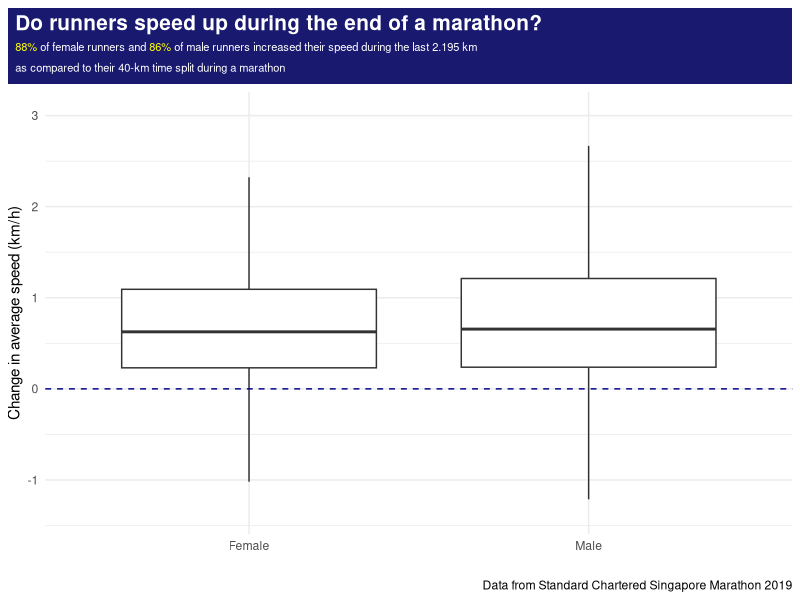
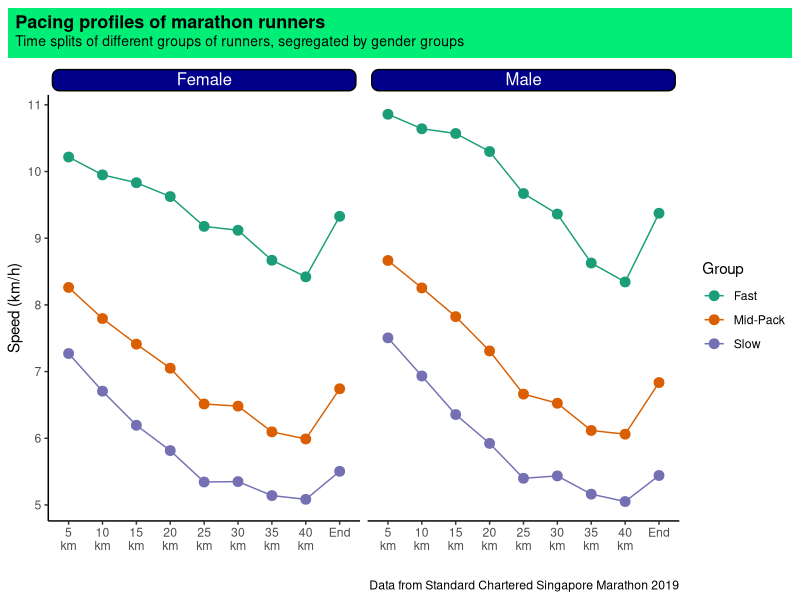
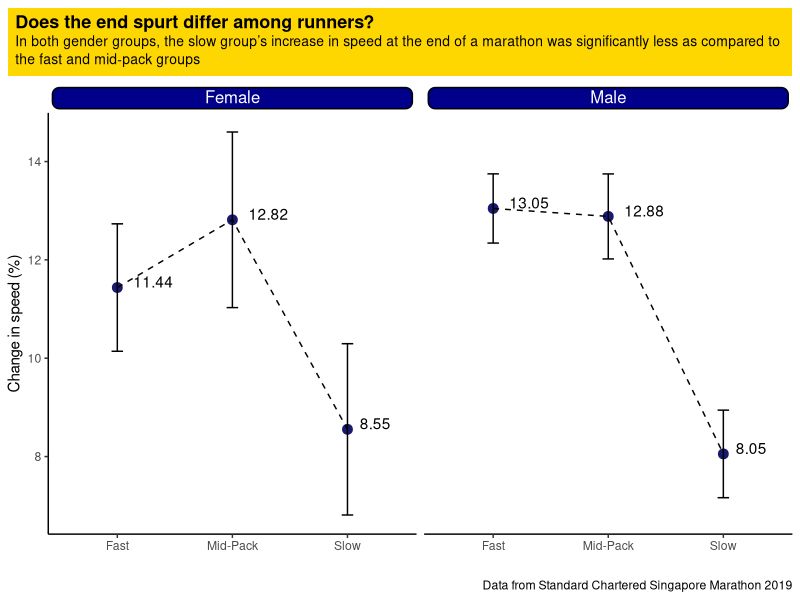

R code for these plots, in order:
library(tidyverse)
library(ggtext)

# Import data
raw_female <- read.csv("complete sgp female runners splits.csv")
raw_male <- read.csv("complete sgp male runners splits.csv")

# Assign Gender values to respective dataframes
raw_female <- mutate(raw_female, Gender = "Female")
raw_male <- mutate(raw_male, Gender = "Male")

# Creating index column for purpose of dividing the participants to the respective groups later
raw_female$Index <- seq(1, nrow(raw_female))
raw_male$Index <- seq(1, nrow(raw_male))

# Combine dataframes into one
raw_combined <- rbind(raw_female, raw_male)

# Compute 40km Net Time and adds to dataframe
raw_combined <- mutate(raw_combined,
                       km40_net_time = (Speed_5km*5) + (Speed_10km*5) + (Speed_15km*5) + (Speed_20km*5) +
                         (Speed_25km*5) + (Speed_30km*5) + (Speed_35km*5) + (Speed_40km*5))

# Converting Net time column to numeric
raw_combined$Net.Time <- as.character(raw_combined$Net.Time)
raw_combined$Net.Time <- gsub(":", "", raw_combined$Net.Time)

# Convert Net time to seconds
raw_combined$Conv_net_time <- NA
for (i in 1:nrow(raw_combined)){
  temp_list <- unlist(strsplit(raw_combined[i, "Net.Time"], ""))
  hour <- as.integer(temp_list[2])
  minutes <- as.integer(paste(temp_list[3], temp_list[4], sep =""))
  seconds <- as.integer(paste(temp_list[5], temp_list[6], sep =""))
  total_time <- hour*3600 + minutes*60 + seconds
  raw_combined$Conv_net_time[i] <- total_time
}

# Compute average speed for last section
raw_combined<-mutate(raw_combined,
                     Speed_end = (Conv_net_time - km40_net_time)/2.195)

# Compute change in speed between 40km and last section
# Positive value indicates speeding up during the last section
raw_combined<-mutate(raw_combined,
                     Speed_change = round(Speed_40km - Speed_end, 2))

# Remove missing data and compute speeds in km/hr
plot_data <- select(raw_combined, Speed_5km, Speed_10km, Speed_15km, Speed_20km, Speed_25km,
                    Speed_30km, Speed_35km, Speed_40km, Speed_end, Speed_change, Gender, Index) %>%
  na.omit(raw_combined) %>%
  mutate(Speed_5km_kmhr = 3600/Speed_5km,
         Speed_10km_kmhr = 3600/Speed_10km,
         Speed_15km_kmhr = 3600/Speed_15km,
         Speed_20km_kmhr = 3600/Speed_20km,
         Speed_25km_kmhr = 3600/Speed_25km,
         Speed_30km_kmhr = 3600/Speed_30km,
         Speed_35km_kmhr = 3600/Speed_35km,
         Speed_40km_kmhr = 3600/Speed_40km,
         Speed_end_kmhr = 3600/Speed_end,
         Speed_change_kmhr = Speed_end_kmhr - Speed_40km_kmhr)

# Making Gender column a factor
plot_data$Gender <- factor(plot_data$Gender)

#### Boxplot visualisation of change in speed by gender groups ####
ggplot(plot_data, aes(x = Gender, y = Speed_change_kmhr))+
  geom_boxplot(outlier.shape = NA)+
  scale_y_continuous(limits = quantile(plot_data$Speed_change_kmhr, c(0.01, 0.98)), 
                     breaks =c(seq(-2, 3, 1)))+
  geom_hline(yintercept = 0, linetype = "dashed", color = "blue4")+
  labs(title = "<b><span style = 'color:white;'>Do runners speed up during the end of a marathon?</b><br>
       <span style = 'color:white; font-size:8pt'><span style = 'color:yellow;'>88%</span> of female runners and <span style = 'color:yellow;'>86%</span> of male runners increased their speed 
       during the last 2.195 km<br>as compared to their 40-km time split during a marathon</span>",
       y = "Change in average speed (km/h)",
       x = "",
       caption = "Data from Standard Chartered Singapore Marathon 2019")+
  theme_minimal()+
  theme(plot.title.position = "plot",
        plot.title = element_textbox_simple(size = 15,
                                            lineheight = 1,
                                            padding = margin(5.5, 5.5, 5.5, 5.5),
                                            margin = margin(0, 0, 5.5, 0),
                                            fill = "midnightblue"))

# Computing range of boxplot whiskers for respective gender groups
boxplot_range<-plot_data %>%
  group_by(Gender) %>%
  summarise(lower_whisker=quantile(Speed_change_kmhr, 0.25)-IQR(Speed_change_kmhr)*1.5,
            upper_whisker=quantile(Speed_change_kmhr, 0.75)+IQR(Speed_change_kmhr)*1.5)


#### Eliminating outlier data ####

# Compute respective female and male data excluding outliers
non_outlier_female <- plot_data %>%
  filter(Gender == "Female") %>%
  filter(between(Speed_change_kmhr,boxplot_range$lower_whisker[1], boxplot_range$upper_whisker[1]))

non_outlier_male <- plot_data %>%
  filter(Gender == "Male") %>%
  filter(between(Speed_change_kmhr,boxplot_range$lower_whisker[2], boxplot_range$upper_whisker[2]))

# How many females sped up?
non_outlier_female %>%
  select(Speed_change_kmhr) %>%
  filter(Speed_change_kmhr >0) %>%
  summarise(count = n(),
            pct = (count/nrow(non_outlier_female)*100))

# How many males sped up?
non_outlier_male %>%
  select(Speed_change_kmhr) %>%
  filter(Speed_change_kmhr >0) %>%
  summarise(count = n(),
            pct = (count/nrow(non_outlier_male)*100))

#### Dividing gender groups based on percentiles ####

# Male
total_male_cases <- nrow(raw_male)
percentile_20th_male_cases <- floor(0.2*total_male_cases)
percentile_40th_male_cases <- ceiling(0.4*total_male_cases)
percentile_60th_male_cases <- ceiling(0.6*total_male_cases)
percentile_80th_male_cases <- ceiling(0.8*total_male_cases)

# Female
total_female_cases <- nrow(raw_female)
percentile_20th_female_cases <- floor(0.2*total_female_cases)
percentile_40th_female_cases <- ceiling(0.4*total_female_cases)
percentile_60th_female_cases <- ceiling(0.6*total_female_cases)
percentile_80th_female_cases <- ceiling(0.8*total_female_cases)

# Assigning groups based on percentiles 
non_outlier_female<-mutate(non_outlier_female,
                           Group = ifelse(Index<= percentile_20th_female_cases, 1,
                                          ifelse(Index >percentile_40th_female_cases & Index < percentile_60th_female_cases, 2,
                                                 ifelse(Index > percentile_80th_female_cases, 3, 0))))

# Assigning groups based on percentiles 
non_outlier_male<-mutate(non_outlier_male,
                         Group = ifelse(Index<= percentile_20th_male_cases, 1,
                                        ifelse(Index >percentile_40th_male_cases & Index < percentile_60th_male_cases, 2,
                                               ifelse(Index > percentile_80th_male_cases, 3, 0))))
# Consolidate the working dataframe for analysis
combined_non_outlier <- rbind(non_outlier_female, non_outlier_male)
working_data <- combined_non_outlier %>%
  select(Index, Gender, Group, Speed_5km_kmhr, Speed_10km_kmhr, Speed_15km_kmhr, Speed_20km_kmhr,
         Speed_25km_kmhr, Speed_30km_kmhr, Speed_35km_kmhr, Speed_40km_kmhr, Speed_end_kmhr, 
         Speed_change_kmhr) %>%
  filter(Group != 0)

# Making Group column a factor
working_data$Group <- factor(working_data$Group, levels = c(1,2,3), labels = c("Fast", "Mid-Pack", "Slow"))

#### Visualising pacing profiles ####

long_data <-working_data %>%
  pivot_longer(c(Speed_5km_kmhr, Speed_10km_kmhr, Speed_15km_kmhr, Speed_20km_kmhr,
                 Speed_25km_kmhr, Speed_30km_kmhr, Speed_35km_kmhr, Speed_40km_kmhr, Speed_end_kmhr),
               names_to = "Distance", values_to = "Speed")%>%
  filter(between(Speed, 0, 20))


long_data$Distance<-factor(long_data$Distance, levels = c("Speed_5km_kmhr", "Speed_10km_kmhr", 
                                                          "Speed_15km_kmhr", "Speed_20km_kmhr",
                                                          "Speed_25km_kmhr", "Speed_30km_kmhr", 
                                                          "Speed_35km_kmhr", "Speed_40km_kmhr", 
                                                          "Speed_end_kmhr"))
# Mean Plots
long_data %>%
  group_by(Gender, Group, Distance) %>%
  summarise(n = n(),
            mean = mean(Speed),
            sd = sd(Speed),
            se = sd/sqrt(n),
            ci = qt(0.975, df = n - 1) * sd / sqrt(n)) %>%
  ggplot(aes(x = Distance, y = mean, group = Group, color = Group))+
  geom_point(size = 3)+
  geom_line(linetype = "solid")+
  scale_x_discrete(labels = c("5\nkm","10\nkm", "15\nkm", "20\nkm", "25\nkm", "30\nkm",
                              "35\nkm","40\nkm", "End"))+
  labs(title = "<b>Pacing profiles of marathon runners</b><br>
       <span style = 'font-size:10pt;'>Time splits of different groups of runners, segregated by gender groups</span>",
       y = "Speed (km/h)",
       x = "",
       caption = "Data from Standard Chartered Singapore Marathon 2019")+
  scale_color_brewer(palette = "Dark2")+
  theme_classic()+
  facet_wrap(~Gender)+
  theme(
    strip.background = element_blank(),
    strip.text = element_textbox(
      size = 12,
      color = "white", fill = "blue4", box.color = "black",
      halign = 0.5, linetype = 1, r = unit(5, "pt"), width = unit(1, "npc"),
      padding = margin(2, 0, 1, 0), margin = margin(3, 3, 3, 3)
    ))+
  theme(plot.title.position = "plot",
        plot.title = element_textbox_simple(size = 13,
                                            lineheight = 1,
                                            padding = margin(5.5, 5.5, 5.5, 5.5),
                                            margin = margin(0, 0, 5.5, 0),
                                            fill = "springgreen2"))

#### Visualising the end spurt across groups ####

# Compute change in speed in percentages
working_data <- working_data %>%
  mutate(Speed_change_pct = (Speed_change_kmhr / Speed_40km_kmhr)*100)

working_data %>%
  group_by(Group, Gender) %>%
  summarize(n= n(),
            mean = mean(Speed_change_pct),
            sd = sd(Speed_change_pct),
            se = sd/sqrt(n),
            ci = qt(0.975, df = n - 1) * sd / sqrt(n)) %>%
  ggplot(aes(x = Group, y = mean, group = 1))+
  geom_point(size = 3, color = "Midnight blue")+
  geom_line(color = "black", linetype = "dashed")+
  geom_errorbar(aes(ymin = mean-ci,
                    ymax = mean+ci), width = 0.1)+
  geom_text(aes(label = round(mean, 2), hjust = -0.4, vjust = 0))+
  labs(title = "<b>Does the end spurt differ among runners?</b><br>
       <span style = 'font-size:10pt;'>In both gender groups, the slow group's increase in speed at the end of a marathon was significantly less as compared to the fast and mid-pack groups</span>",
       y = "Change in speed (%)",
       x = "",
       caption = "Data from Standard Chartered Singapore Marathon 2019")+
  theme_classic()+
  scale_color_brewer(palette = "Set1", name = "Gender")+
  facet_wrap(~Gender)+
  theme(
    strip.background = element_blank(),
    strip.text = element_textbox(
      size = 12,
      color = "white", fill = "blue4", box.color = "black",
      halign = 0.5, linetype = 1, r = unit(5, "pt"), width = unit(1, "npc"),
      padding = margin(2, 0, 1, 0), margin = margin(3, 3, 3, 3)
    ))+
  theme(plot.title.position = "plot",
        plot.title = element_textbox_simple(size = 13,
                                            lineheight = 1,
                                            padding = margin(5.5, 5.5, 5.5, 5.5),
                                            margin = margin(0, 0, 5.5, 0),
                                            fill = "gold"))

#### Data analysis: One-way ANOVA ####
library(car)

# Separate dataframes based on gender groups for analysis
working_female <- working_data %>%
  filter(Gender == "Female")
working_male <- working_data %>%
  filter(Gender == "Male")


# Checking homogeneity of variance
# Both violated the assumption
leveneTest(working_female$Speed_change_pct, working_female$Group, center = mean)
leveneTest(working_male$Speed_change_pct, working_male$Group, center = mean)

# Since variance is not equal, we will use Welch's F instead
# Sig diff among groups in both genders
oneway.test(data = working_female, Speed_change_pct~Group)
oneway.test(data = working_male, Speed_change_pct~Group)

# Post-hoc pairwise comparison
# Only the slow group found to differ from the other two groups in both genders
pairwise.t.test(working_female$Speed_change_pct, working_female$Group,
                p.adjust.method = "bonferroni")
pairwise.t.test(working_male$Speed_change_pct, working_male$Group,
                p.adjust.method = "bonferroni")